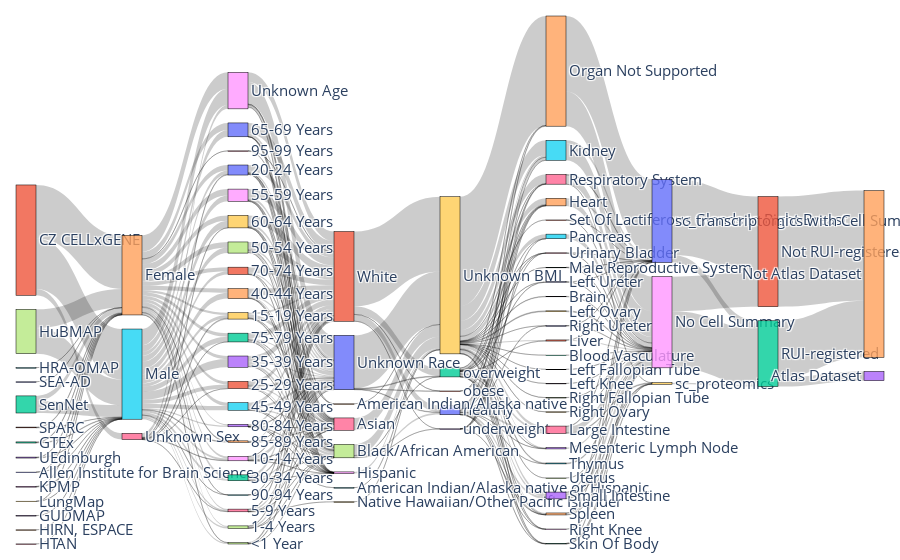

The notebook cell saved with this chart:
### Markdown cell above
## Visualize

### Code cell
sankey_data = go.Sankey(
    node=dict(
        pad=30,  # Padding between nodes
        thickness=20,  # Node thickness
        line=dict(color="black", width=0.5),
        label=nodes['name'].tolist()  # Use the 'name' column as node labels
    ),
    link=dict(
        # Indices of source nodes from 'source_idx'
        source=prep_links['source'],
        # Indices of target nodes from 'target_idx'
        target=prep_links['target'],
        value=prep_links['value']  # Values for the links
    )
)

# Step 2: Create the layout for the Sankey diagram
layout = go.Layout(
    # title="HRApop Universe",
    font=dict(size=15),
    # width=1650,  # width in pixels
    # height=800   # height in pixels
)

# Step 3: Create the figure and plot
fig = go.Figure(data=[sankey_data], layout=layout)

# Make the figure responsive
fig.update_layout(
    autosize=True,
    margin=dict(l=16, r=16, t=16, b=16),
)

fig.show()

### Figure 1 — Plotly figure (JSON) as saved in the notebook; plotly's stock layout.template omitted (floating-point values rounded to 4 significant figures; data arrays with more than 128 entries replaced by an {"elided": "..."} marker saying what was removed)
{"data": [{"link": {"source": {"elided": "306 int values"}, "target": {"elided": "306 int values"}, "value": {"elided": "306 int values"}}, "node": {"label": ["Allen Institute for Brain Science", "CZ CELLxGENE", "GTEx", "GUDMAP", "HIRN, ESPACE", "HRA-OMAP", "HTAN", "HuBMAP", "KPMP", "LungMap", "SEA-AD", "SPARC", "SenNet", "UEdinburgh", "Female", "Male", "Unknown Sex", "1-4 Years", "10-14 Years", "15-19 Years", "20-24 Years", "25-29 Years", "30-34 Years", "35-39 Years", "40-44 Years", "45-49 Years", "5-9 Years", "50-54 Years", "55-59 Years", "60-64 Years", "65-69 Years", "70-74 Years", "75-79 Years", "80-84 Years", "85-89 Years", "90-94 Years", "95-99 Years", "<1 Year", "Unknown Age", "Unknown BMI", "healthy", "obese", "overweight", "underweight", "American Indian/Alaska native", "American Indian/Alaska native or Hispanic", "Asian", "Black/African American", "Hispanic", "Native Hawaiian/Other Pacific Islander", "Unknown Race", "White", "Blood Vasculature", "Brain", "Heart", "Kidney", "Large Intestine", "Left Fallopian Tube", "Left Knee", "Left Ovary", "Left Ureter", "Liver", "Male Reproductive System", "Mesenteric Lymph Node", "Organ Not Supported", "Pancreas", "Respiratory System", "Right Fallopian Tube", "Right Knee", "Right Ovary", "Right Ureter", "Set Of Lactiferous Glands In Right Breast", "Skin Of Body", "Small Intestine", "Spleen", "Thymus", "Urinary Bladder", "Uterus", "No Cell Summary", "sc_proteomics", "sc_transcriptomics with Cell Summary", "Not RUI-registered", "RUI-registered", "Atlas Dataset", "Not Atlas Dataset"], "line": {"color": "black", "width": 0.5}, "pad": 30, "thickness": 20}, "type": "sankey"}], "layout": {"autosize": true, "font": {"size": 15}, "margin": {"b": 16, "l": 16, "r": 16, "t": 16}}}
